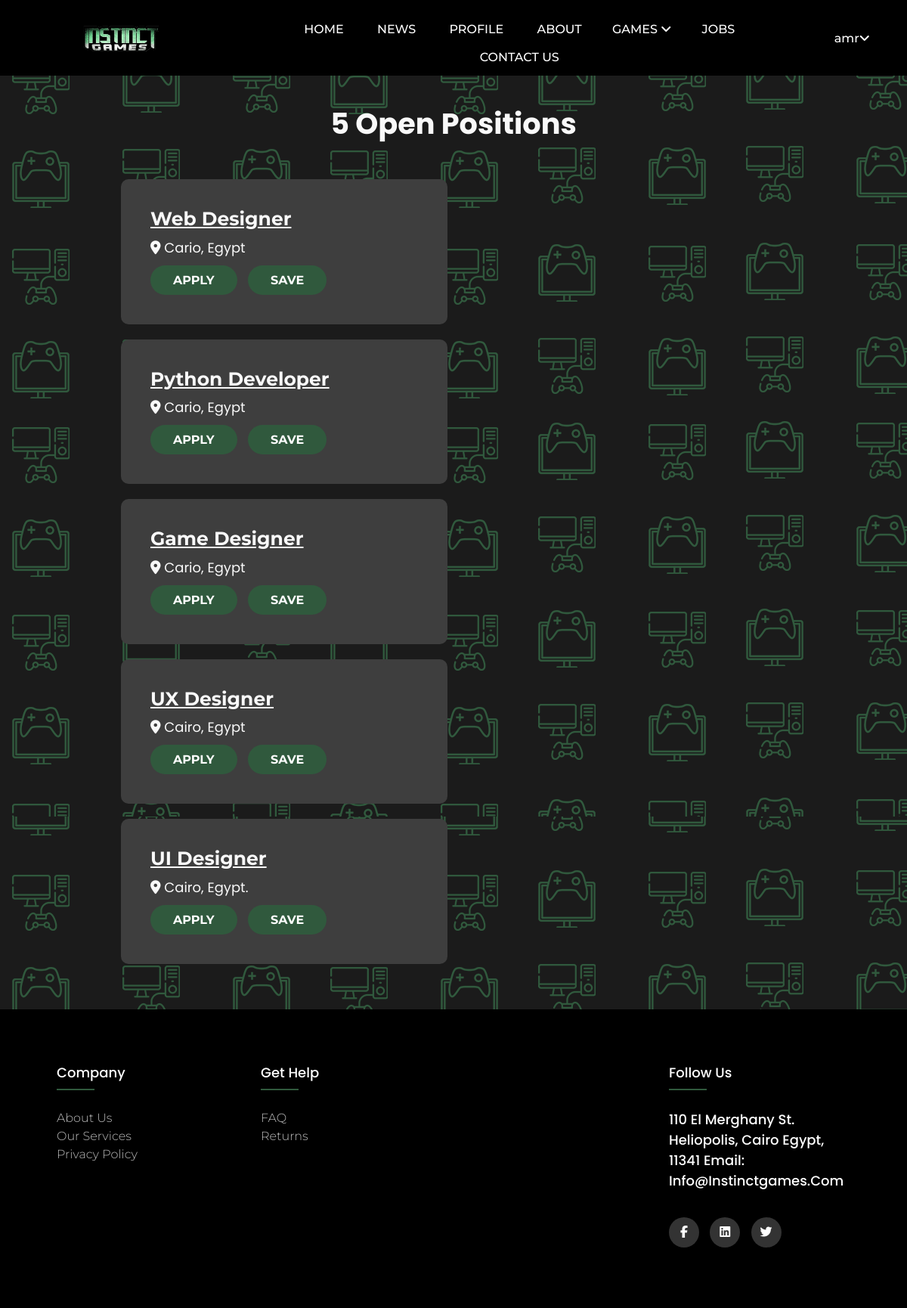
/Jobs.php (signed in), run on the app's committed database.
### tables this page shows
CREATE TABLE `users` (
  `id` int(11) UNSIGNED NOT NULL,
  `user_name` text NOT NULL,
  `name` text NOT NULL,
  `email` text NOT NULL,
  `password` text NOT NULL,
  `phone` text NOT NULL,
  `image` text NOT NULL,
  `type` int(11) NOT NULL
);

CREATE TABLE `roles` (
  `id` int(11) UNSIGNED NOT NULL,
  `job` varchar(128) NOT NULL,
  `location` varchar(128) NOT NULL
);

### Jobs.php (the view, shortened to what this page needs)
<?php
$servername = "localhost";
$username = "root";
$password = "";
$dbname = "instinct_games";
$conn = mysqli_connect($servername,$username,$password,$dbname);
$count = "SELECT count(id) AS cnt FROM roles";
$rowCount = mysqli_query($conn,$count);
$Countt = mysqli_fetch_assoc($rowCount);
$sqll = "SELECT * FROM roles";
$resultt = mysqli_query($conn,$sqll);
?>
<!DOCTYPE html>
<html lang="en">
<head>
    <link rel="stylesheet" href="layouts/css/style.css">
</head>
<body style="background-image: url('layouts/img/BG.png');">
<?php
include("includes/nav.php");
    ?>
<h3 style="font-weight: bold; color: #F9F9F9; font-size:38.25px;text-align: center; margin:35px; ">
    <span><?php echo $Countt['cnt']; ?> Open Positions</span>
</h3>
<div class="jcontainer">
    <div class="jrow">
        <?php
        while($row = mysqli_fetch_assoc($resultt)) {
        ?>
        <div class="jcards">
            <h3><a href="jobDescr.php"><?php echo $row['job']; ?></a></h3>
            <p> <i class="fas fa-map-marker-alt"></i> <?php echo $row['location']; ?></p>
            <a href="jobApply.php?id=<?php echo $row['id']; ?>&user=<?php echo $user_id; ?>"><button class="jbutton">APPLY</button></a>
            <button class="jbutton">SAVE</button>
        </div>
        <?php
        }
        ?>
    </div>
</div>
<?php include("includes/footer.php");
    ?>
</body>
</html>

### includes/nav.php (shortened to what this page needs)
<head>
   <?php
   $servername = "localhost";
   $username = "root";
   $password = "";
   $dbname = "instinct_games";
   $conn = mysqli_connect($servername,$username,$password,$dbname);
      if(!empty($_SESSION['user_id']))
      {
         $user_id = $_SESSION['user_id'];
         $sql = "SELECT * FROM users WHERE id = '$user_id'";
         $result = mysqli_query($conn, $sql);
         $user = mysqli_fetch_assoc($result);
      }
    ?>
</head>
    <header>
        <div class="logo">
        <a href="index.php">
            <img class="" src="images/Bakaar.png" alt="logo">
            </a>
        </div>
        <nav>
            <ul class="nav_links">
                <li><a href="index.php">HOME</a></li>
                <li><a href="news1.php">NEWS</a></li>
                <?php
                  if(!empty($_SESSION['user_id'])) {
                     $userID = $_SESSION['user_id'];
                     print '
                     <li><a href="MyProfile.php?id='.$userID.'">PROFILE</a></li>
                     ';
                  }
                ?>
                <li><a href="Aboutus.php">ABOUT</a></li>
                <div class="dropdown-menu">
               <button class="menu-btn">GAMES <i class="fas fa-angle-down"></i></button>
</div>
                <li><a href="Jobs.php">JOBS</a></li>
                <li><a href="Contact Us.php">CONTACT US</a></li>
            </ul>
        </nav>
        <?php
         if(empty($_SESSION['user_id'])) {
            print '
            <a href="signin.php"><input type="submit" class="button" value="Log in" name="submit"></a>
            <a href="signup.php"><input type="submit" class="Register-button" value="Register" name="submit"></a>
            ';
         } else {
            $userName = $user['name'];
            echo "
            <div class='dropdown-menu' style='margin: 0 auto'>
            <button class='menu-btn'>".$userName."<i class='fas fa-angle-down'></i></button>
            <div class='menu-content'>
               <a class='links-hidden' styel='color:white' href='SavedJobs.php'>Saved Jobs</a>
               <a class='links-hidden' styel='color:white' href='index.php?signout='>Log Out</a>
            </div>
            </div>
            ";
         }
        ?>
    </header>
    </html>

### layouts/css/style.css (style rules this page uses)
* { margin: 0; padding: 0; box-sizing: border-box; }
body { background-color: #1b1b1b; color: white; box-sizing: border-box; }
li,a,button { font-family: "Montserrat",sans-serif; font-weight: 500; font-size: 16px; color: white; text-decoration: none; }
header { display: flex; justify-content: space-between; align-items: center; padding: 30px 10px; height: 100px; background-color: black; }
.logo { cursor:pointer; width: 300px; height: 100%; text-align: center; }
.logo img { width: 100px; height: 100%; }
nav { width:60%; margin: 0 auto; text-align: center; }
.nav_links { list-style: none; }
.nav_links li { display: inline-block; padding: 0px 20px; }
.nav_links li a { transition: all 0.3s ease 0s; }
.jcontainer { width:75%; margin-left: auto; margin-right: auto; }
.jrow { display:flex; flex-wrap: wrap; justify-content: space-between; width:100%; }
.jcards { background-color:#3e3e3e; border-radius:10px; border:none; width: 48%; margin: 10px; padding: 34px; }
.jcards h3 a { font-weight: bold; font-size:25px; margin:5px; text-decoration: underline; color: #F9F9F9; }
.jcards p { margin: 5px; font-size:18px; color: #F9F9F9; }
.jcards .jbutton { padding:10px 30px; border-radius: 30px; margin: 5px; border:none; color:white; font-weight: bold; background-color: #30593D; }

### includes/nav.php (style rules this page uses)
.menu-btn { background-color: #000; color: white; padding: 16px; font-family: "Montserrat",sans-serif;; border: none; }
.dropdown-menu { position: relative; display: inline-block; }

### includes/footer.php (style rules this page uses)
* { margin: 0; padding: 0; box-sizing: border-box; }
body { line-height: 1.5; font-family: 'Poppins', sans-serif; }

### data on the page
users: name "amr"
roles: job "Web Designer", location "Cario, Egypt"
roles: job "Python Developer", location "Cario, Egypt"
roles: job "Game Designer", location "Cario, Egypt"
roles: job "UX Designer", location "Cairo, Egypt"
roles: job "UI Designer", location "Cairo, Egypt."

### other printed values
$Countt['cnt'] "5"
